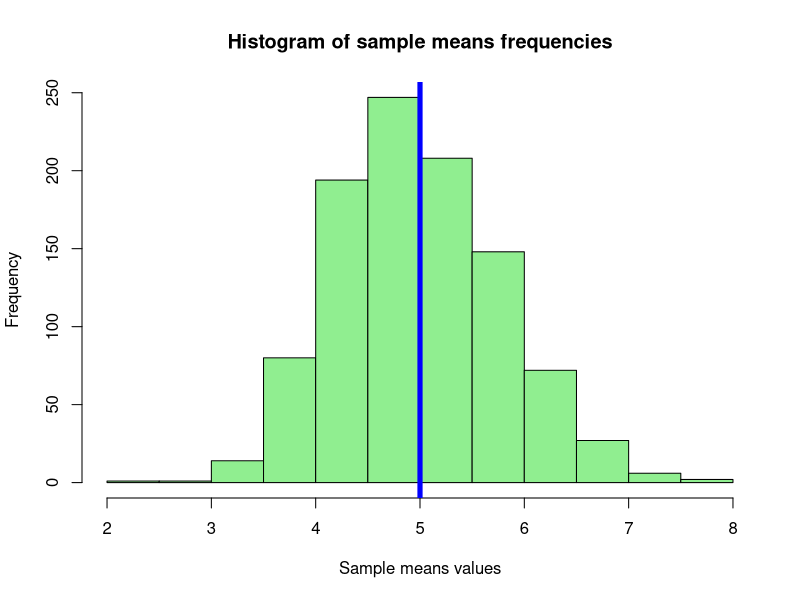
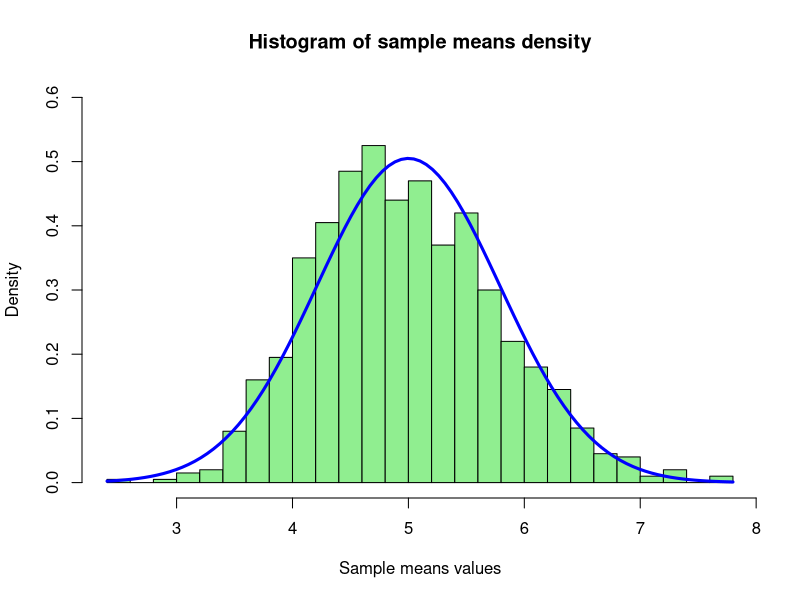

Recreate these plots in R, in order.
## ---- chunk 1
knitr::opts_chunk$set(echo = TRUE)
## ---- chunk 2
lambda <- 0.2
1/lambda
## ---- chunk 3
mns <- NULL
set.seed(1001)
samplesize = 40
for (i in 1:1000) {
    mns <- c(mns, mean(rexp(samplesize, lambda)))
}
mean(mns)
## ---- chunk 4
hist(mns, main = 'Histogram of sample means frequencies', 
     xlab = 'Sample means values', col = 'lightgreen')
abline(v=5, lwd=5, col='blue')
## ---- chunk 5
thsd <- 1/lambda/sqrt(samplesize)
thsd
## ---- chunk 6
thsd^2
## ---- chunk 7
sd(mns)
var(mns)
## ---- chunk 8
hist(mns, breaks = 20, probability = TRUE, ylim = c(0, .6), 
     main = 'Histogram of sample means density', 
     xlab = 'Sample means values', 
     col = 'lightgreen')
curve(dnorm(x, mean=5, sd = .79), lwd = 3, add = TRUE, col = 'blue')
